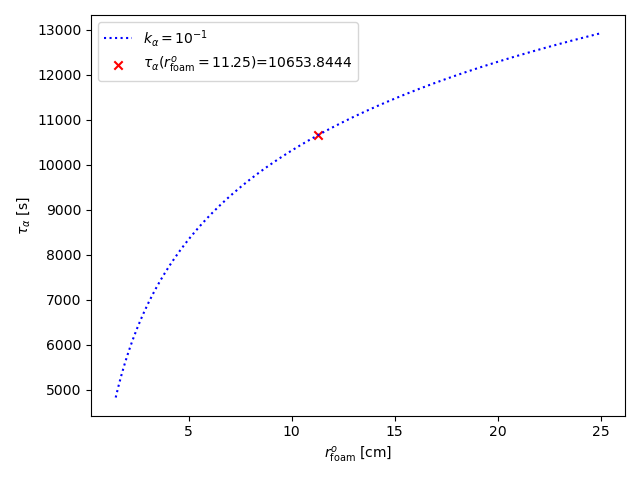

This chart was generated by the following Python code:
import numpy as np
from matplotlib import pyplot as plt
magnitudes = [r for r in np.linspace(1.45,25.0,10000)]
def r_face(
    r_kap,
    r_steel,
    z_kap,
    z_steel,
    k
):
    c_kap = 1.0 / (np.pi * r_kap * r_kap)
    c_steel = 1.0 / (np.pi * (r_steel * r_steel) - np.pi * (r_kap * r_kap))
    f_kap = (z_kap/.003 + 2.0/k)
    f_steel = (z_steel/.143 + 2.0/k)
    return c_kap*f_kap + c_steel*f_steel

def r_surface(
    r_steel_i,
    r_steel_o,
    r_foam_o,
    L,
    k
):
    f1 = 1.0/(k * r_steel_i)
    f2 = np.log(r_steel_o/r_steel_i)/.143
    f3 = np.log(r_foam_o/r_steel_o)/.0003
    f4 = 1.0/(k * r_foam_o)
    return (1.0/(2*np.pi*L)) * (f1 + f2 + f3 + f4)
 

vals_10 = [r_surface(1.25,1.45,r,168.0,10e-4) + r_face(0.8, 1.25, 0.00762, 1.0, 10e-4) for r in magnitudes]
vals_100 = [r_surface(1.25,1.45,r,168.0,10e-1) + r_face(0.8, 1.25, 0.00762, 1.0, 10e-1) for r in magnitudes]
val_10 = r_surface(1.25,1.45,11.25,168.0,10e-4) + r_face(0.8, 1.25, 0.00762, 1.0, 10e-4) 
val_100 = r_surface(1.25,1.45,11.25,168.0,10e-1) + r_face(0.8, 1.25, 0.00762, 1.0, 10e-1) 


factor = 3.43 * (1.25 * 1.25) * 168.0

t_alpha_10 = factor * np.array(vals_10)
t_alpha_100 = factor * np.array(vals_100)

t_10 = factor * val_10
t_100 = factor * val_100


fig, axs = plt.subplots()
#axs.plot(magnitudes, t_alpha_10, linestyle='-.',color='k', label=r"$k_{\alpha}=10^{-4}$")
axs.plot(magnitudes, t_alpha_100, linestyle=':',color='b', label=r"$k_{\alpha}=10^{-1}$")
#axs.scatter(11.25, t_10, color='r', marker='x', label=r"$\tau_{\alpha}(r^o_{\mathrm{foam}}=11.25)$"+f"={t_10:.4f}")
axs.scatter(11.25, t_100, color='r', marker='x', label=r"$\tau_{\alpha}(r^o_{\mathrm{foam}}=11.25)$"+f"={t_100:.4f}")
axs.set_xlabel(r"$r^o_{\mathrm{foam}}$" + " [cm]")
axs.set_ylabel(r"$\tau_{\alpha}$" + " [s]")
plt.legend()
plt.tight_layout()
plt.savefig("r_total.png")
plt.show()